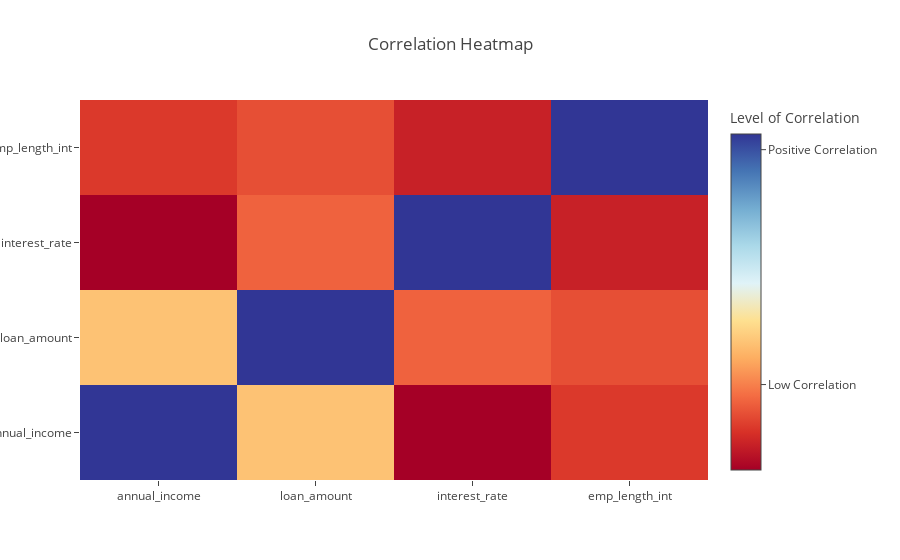

The code cell stored with this chart in its notebook:
### Code cell
df_correlations = df2.corr()


trace = go.Heatmap(z=df_correlations.values,
                   x=df_correlations.columns,
                   y=df_correlations.columns,
                  colorscale=[[0.0, 'rgb(165,0,38)'], 
                              [0.1111111111111111, 'rgb(215,48,39)'], 
                              [0.2222222222222222, 'rgb(244,109,67)'], 
                              [0.3333333333333333, 'rgb(253,174,97)'], 
                              [0.4444444444444444, 'rgb(254,224,144)'], 
                              [0.5555555555555556, 'rgb(224,243,248)'], 
                              [0.6666666666666666, 'rgb(171,217,233)'], 
                              [0.7777777777777778, 'rgb(116,173,209)'], 
                              [0.8888888888888888, 'rgb(69,117,180)'], 
                              [1.0, 'rgb(49,54,149)']],
            colorbar = dict(
            title = 'Level of Correlation',
            titleside = 'top',
            tickmode = 'array',
            tickvals = [-0.52,0.2,0.95],
            ticktext = ['Negative Correlation','Low Correlation','Positive Correlation'],
            ticks = 'outside'
        )
                  )


layout = {"title": "Correlation Heatmap"}
data=[trace]

fig = dict(data=data, layout=layout)
iplot(fig, filename='labelled-heatmap')

### Figure 1 — Plotly figure (JSON) as saved in the notebook; plotly's stock layout.template omitted (floating-point values rounded to 4 significant figures)
{"data": [{"colorbar": {"tickmode": "array", "ticks": "outside", "ticktext": ["Negative Correlation", "Low Correlation", "Positive Correlation"], "tickvals": [-0.52, 0.2, 0.95], "title": {"side": "top", "text": "Level of Correlation"}}, "colorscale": [[0, "rgb(165,0,38)"], [0.1111, "rgb(215,48,39)"], [0.2222, "rgb(244,109,67)"], [0.3333, "rgb(253,174,97)"], [0.4444, "rgb(254,224,144)"], [0.5556, "rgb(224,243,248)"], [0.6667, "rgb(171,217,233)"], [0.7778, "rgb(116,173,209)"], [0.8889, "rgb(69,117,180)"], [1, "rgb(49,54,149)"]], "type": "heatmap", "uid": "515fc58d-cdbf-4c26-8c84-3d9eda35ec03", "x": ["annual_income", "loan_amount", "interest_rate", "emp_length_int"], "y": ["annual_income", "loan_amount", "interest_rate", "emp_length_int"], "z": [[1, 0.3327, -0.07279, 0.06411], [0.3327, 1, 0.145, 0.1064], [-0.07279, 0.145, 1, 0.00917], [0.06411, 0.1064, 0.00917, 1]]}], "layout": {"title": {"text": "Correlation Heatmap"}}}
